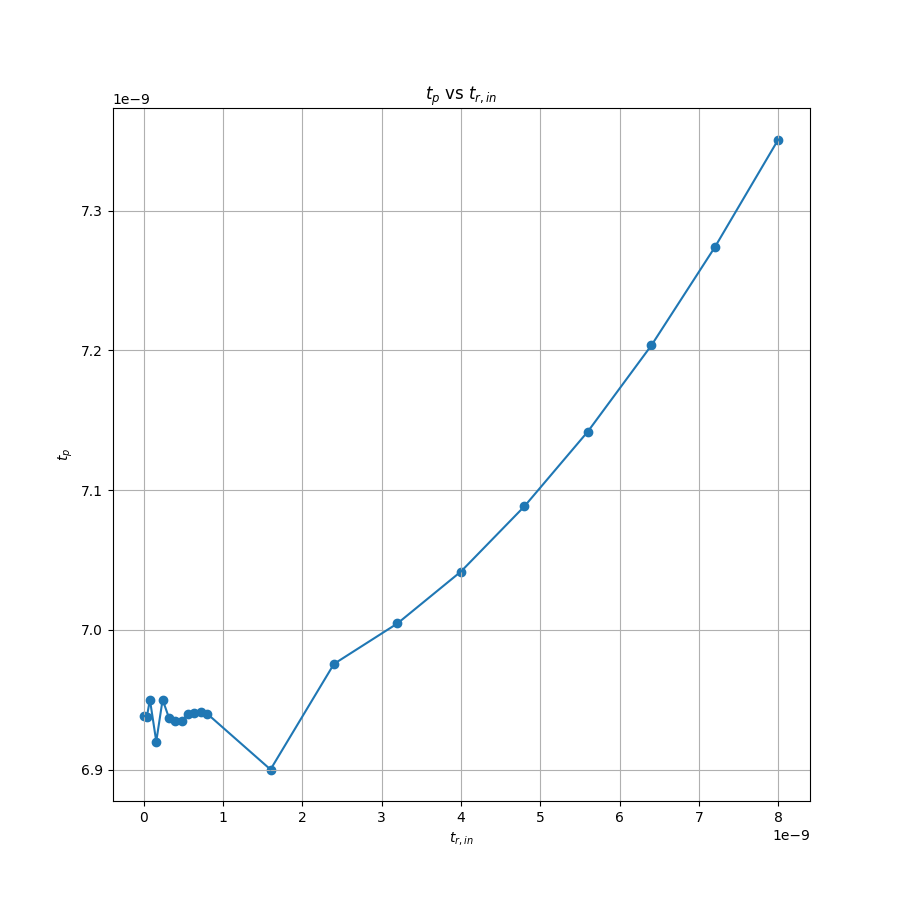

Write Python code to recreate this figure.
import numpy as np
import matplotlib.pyplot as plt

alpha = np.array([10*1e-12, 50*1e-12, 100*1e-12, 200*1e-12, 300*1e-12, 400*1e-12, 
		500*1e-12, 600*1e-12, 700*1e-12, 800*1e-12, 900*1e-12, 1*1e-9,
		2*1e-9, 3*1e-9, 4*1e-9, 5*1e-9, 6*1e-9, 7*1e-9, 8*1e-9, 9*1e-9, 10*1e-9])
		
tpout = np.array([6.9434*1e-9, 6.96226*1e-9, 7*1e-9, 7.02*1e-9, 7.1*1e-9, 7.137*1e-9,
        7.185*1e-9, 7.23491*1e-9, 7.28977*1e-9, 7.34026*1e-9, 7.39123*1e-9, 7.44*1e-9, 
        7.9*1e-9, 8.47558*1e-9, 9.00455*1e-9, 9.54167*1e-9, 1.008833*1e-8, 1.06419*1e-8, 
		1.12035*1e-8, 1.17738*1e-8, 1.23509*1e-8])

tr = 0.8*alpha
tpin = alpha/2
tp = tpout - tpin
		
plt.figure(figsize=(9,9))
plt.plot(tr,tp)
plt.grid()
plt.scatter(tr,tp)
plt.title(r"$t_{p}$ vs $t_{r,in}$")
plt.xlabel(r"$t_{r,in}$")
plt.ylabel(r"$t_{p}$")
plt.savefig("5b.png")
plt.show()
